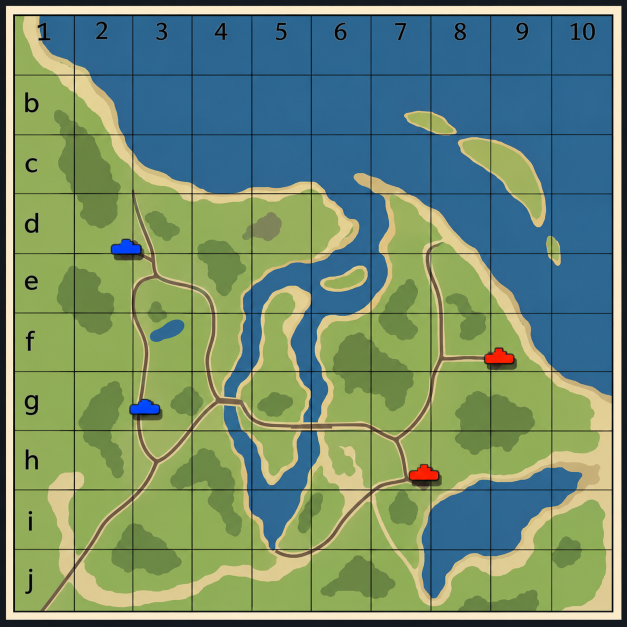
#> input picture data/maps/coast/drawing.png, 1254 x 1254 px (shown at 1/2 size)
$ python map-prep.py ../data/maps/coast/drawing.png out.png
#> lines starting #> are read from the running program, lines starting #| are printed output that depends on the picture; after the words box and inside, x2 and y2 are one past the last pixel; in counts of white or black regions, pixels touching at a corner belong together
#!/usr/bin/env python3
"""Turns a drawn battle map into game map data.

The drawing is a square map with a 10 x 10 grid (row letters down the left, column numbers along
the top), painted in a few flat colours: sea / rivers / lakes (blue), beaches (sand), grass, forest
(dark green), dirt roads (brown) and bare rock (grey-brown). Blue and red tank icons mark where
the two teams start. This tool finds the grid, reads every colour as a ground type, removes the
grid lines, the labels and the icons, and writes:

  classes  1024 x 1024 ground types (0 water, 1 sand, 2 grass, 3 forest, 4 road, 5 rock)
  heights  512 x 512 terrain heights in centimetres: the sea bed and river beds below the water
           level (0 m), beaches rising from it, gentle hills inland, forests on low rises, the
           rock as a knoll; roads are smoothed so they run level, and a road drawn across water
           becomes a causeway (the drawn bridges)
  spawns   the team start points (centre of each tank icon), each facing the other team
  points   optional authored capture points from points.json beside the output map

Usage: python3 tools/map-prep.py drawing.png data/maps/<id>/map.json [--name 海岸河口] [--size 2000]
Needs numpy, pillow and scipy.
"""
import argparse
import base64
import json
import math
import os
import zlib

import numpy as np
from PIL import Image
from scipy import ndimage as ndi

CLASSES = ["water", "sand", "grass", "forest", "road", "rock"]
PALETTE = np.array([
    (43, 103, 144),   # water
    (216, 198, 140),  # sand
    (150, 172, 88),   # grass
    (100, 130, 62),   # forest
    (108, 84, 60),    # road
    (126, 128, 90),   # rock
], dtype=float)
WATER, SAND, GRASS, FOREST, ROAD, ROCK = range(6)
RES_C = 1024
RES_H = 512


def grid_lines(dark, axis, n=11):
    """Positions (px) of the n grid lines along one axis: runs of mostly-dark columns or rows,
    leaving out the thick border bands at the image edges."""
    frac = dark.mean(axis=axis)
    idx = np.nonzero(frac > 0.5)[0]
    runs = []
    for i in idx:
        if runs and i - runs[-1][-1] <= 1:
            runs[-1].append(i)
        else:
            runs.append([i])
    size = dark.shape[1 - axis] if axis == 0 else dark.shape[0]
    runs = [r for r in runs if r[0] > 2 and r[-1] < size - 3]
    if len(runs) != n:
        raise SystemExit(f"expected {n} grid lines along axis {axis}, found {len(runs)}: {[(r[0], r[-1]) for r in runs]}")
    return np.array([(r[0] + r[-1]) / 2.0 for r in runs])


def classify(rgb):
    """Nearest palette colour per pixel; -1 where the drawing has ink, labels or tank icons."""
    flat = rgb.reshape(-1, 3).astype(float)
    d = ((flat[:, None, :] - PALETTE[None, :, :]) ** 2).sum(axis=2)
    lab = d.argmin(axis=1).reshape(rgb.shape[:2])
    r, g, b = (rgb[..., k].astype(int) for k in range(3))
    ink = (r + g + b) < 200
    blue_icon = (b > 170) & (r < 90) & (g < 150) & (b - g > 70)
    red_icon = (r > 170) & (g < 90) & (b < 90)
    # the anti-aliased edges of lines and letters, and the icons' outlines and drop shadows,
    # are not ground either
    unknown = ndi.binary_dilation(ink, iterations=3) | ndi.binary_dilation(blue_icon | red_icon, iterations=18)
    lab[unknown] = -1
    return lab, blue_icon, red_icon


def fill_unknown(lab):
    """Unknown pixels take the class of the nearest known pixel."""
    unknown = lab < 0
    idx = ndi.distance_transform_edt(unknown, return_distances=False, return_indices=True)
    return lab[idx[0], idx[1]]


def despeckle(lab, size=5):
    """Majority vote in a small window, with roads counted double so the thin lines survive."""
    votes = []
    for c in range(len(CLASSES)):
        v = ndi.uniform_filter((lab == c).astype(np.float32), size=size)
        votes.append(v * (2.0 if c == ROAD else 1.0))
    return np.argmax(np.stack(votes), axis=0)


def to_world(lab, xs, ys, res):
    """Resamples the drawing onto a res x res world grid. Row 0 is the south edge (bottom of the
    drawing), column 0 the west edge; the grid squares of the drawing map onto equal squares."""
    n = len(xs) - 1
    u = (np.arange(res) + 0.5) / res * n          # grid units from the west / south edge
    col = np.minimum(u.astype(int), n - 1)
    px = xs[col] + (u - col) * (xs[col + 1] - xs[col])
    v = n - u                                     # drawing rows run north to south
    row = np.minimum(v.astype(int), n - 1)
    py = ys[row] + (v - row) * (ys[row + 1] - ys[row])
    pxi = np.clip(np.round(px).astype(int), 0, lab.shape[1] - 1)
    pyi = np.clip(np.round(py).astype(int), 0, lab.shape[0] - 1)
    return lab[pyi[:, None], pxi[None, :]]


def px_to_world(px, py, xs, ys, size):
    n = len(xs) - 1
    def along(p, lines):
        i = int(np.clip(np.searchsorted(lines, p) - 1, 0, n - 1))
        return i + (p - lines[i]) / (lines[i + 1] - lines[i])
    gx = along(px, xs)
    gy = along(py, ys)
    return -size / 2 + gx * size / n, size / 2 - gy * size / n


def smooth_noise(shape, sigma_px, seed):
    rng = np.random.default_rng(seed)
    f = ndi.gaussian_filter(rng.standard_normal(shape), sigma_px, mode="wrap")
    return f / (np.abs(f).max() + 1e-9)


def heights(cls, size):
    """Terrain heights (m) on the class grid, from a signed distance to the shore."""
    texel = size / cls.shape[0]
    water = cls == WATER
    d_land = ndi.distance_transform_edt(~water) * texel   # on land: metres to the nearest water
    d_water = ndi.distance_transform_edt(water) * texel   # in water: metres to the nearest land
    # inland water (lakes, ponds) is a component that does not reach the map edge
    comp, n = ndi.label(water)
    edge = set(np.unique(np.concatenate([comp[0], comp[-1], comp[:, 0], comp[:, -1]]))) - {0}
    inland = water & ~np.isin(comp, list(edge))

    h = np.zeros(cls.shape, dtype=np.float64)
    # beaches rise from the waterline; inland the ground climbs gently, with rolling hills
    s = d_land
    hills = (0.6 * smooth_noise(cls.shape, 60 / texel, 7) + 0.4 * smooth_noise(cls.shape, 22 / texel, 11))
    inland_w = np.clip((s - 30) / 130, 0, 1) ** 1.5
    land = 2.4 * (1 - np.exp(-s / 28)) + np.minimum(0.022 * np.maximum(s - 30, 0), 9.0) + 4.5 * hills * inland_w
    land += 1.2 * ndi.gaussian_filter((cls == FOREST).astype(float), 10 / texel)
    land += 5.0 * ndi.gaussian_filter((cls == ROCK).astype(float), 18 / texel) ** 0.8
    land = np.maximum(land, 0.25 * (1 - np.exp(-s / 6)))
    # sea and river beds: shelving away from the shore; lakes and ponds shallower
    depth = np.minimum(0.35 + 0.065 * d_water, 9.0)
    depth = np.where(inland, np.minimum(0.3 + 0.05 * d_water, 3.5), depth)
    h = np.where(water, -depth, land)
    # roads run level: the ground under them is smoothed, and blended into the sides
    road = ndi.binary_dilation(cls == ROAD, iterations=1)
    even = ndi.gaussian_filter(np.where(water, 0.6, h), 12 / texel)
    even = np.maximum(even, 0.6)   # a road drawn across water is a causeway above it
    blend = np.clip(ndi.gaussian_filter(road.astype(float), 4 / texel) * 2.2, 0, 1)
    h = h * (1 - blend) + even * blend
    h = np.where(road, even, h)
    # a light final smoothing so no texel step shows, keeping the shoreline where it is
    sm = ndi.gaussian_filter(h, 1.2)
    h = np.where(water & ~road, np.minimum(sm, -0.2), np.where(road, h, np.maximum(sm, 0.05)))
    return h


def pack(arr, dtype):
    raw = np.ascontiguousarray(arr.astype(dtype)).tobytes()
    return base64.b64encode(zlib.compress(raw, 9)).decode("ascii")


def main():
    ap = argparse.ArgumentParser()
    ap.add_argument("drawing")
    ap.add_argument("out")
    ap.add_argument("--id", default="coast")
    ap.add_argument("--name", default="海岸河口")
    ap.add_argument("--size", type=float, default=2000.0)
    a = ap.parse_args()

    rgb = np.asarray(Image.open(a.drawing).convert("RGB"))
#> rgb is the input picture: shape (1254, 1254, 3); mean R, G, B 112.1, 139.8, 110.8
    dark = rgb.sum(axis=2) < 150
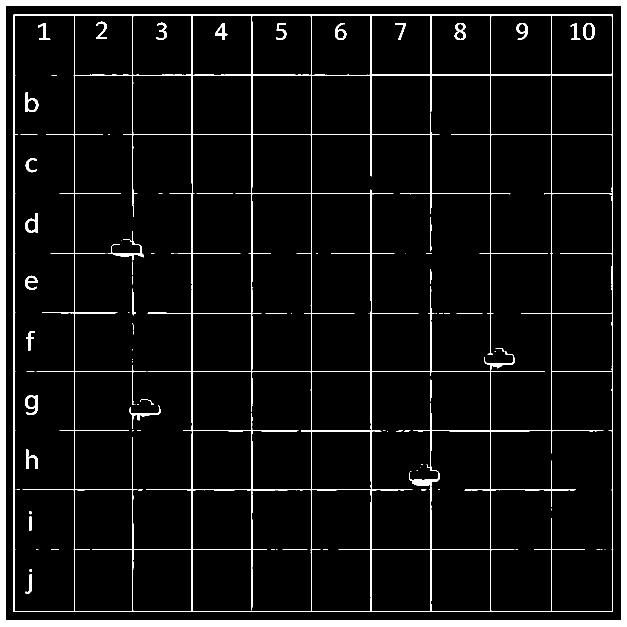
#> dark: shape (1254, 1254) bool (shown at 1/2 size); 6.8% white; 94 white regions (53 under 20 px), largest, box (x1, y1, x2, y2) and area: (0, 0, 1254, 1254) 59616, (27, 29, 1226, 1224) 40061, (215, 462, 287, 521) 504
    xs = grid_lines(dark, 0)
#> in grid_lines, `frac = dark.mean(axis=axis)`: frac = 1254 values, max 1 at index 0, min 0.0199 at index 12, mean 0.0685
#> in grid_lines, `idx = np.nonzero(frac > 0.5)[0]`: idx = 42 values from 0 to 1253
#> the loop in grid_lines, `for i in idx:` made 42 passes
#> i on passes 13 to 24: 27, 28, 29, 148, 149, 265, 383, 384, 503, 504, 622, 741
#> after the loop in grid_lines, `for i in idx:`: runs = [[0, 1, 2, 3, 4, 5, 6, 7, 8, 9, 10, 11], [27, 28, 29], [148, 149], [265], [383, 384], [503, 504], [622], [741, 742], [861, 862], [981], [1103], [1224, 1225], [1243, 1244, 1245, 1246, 1247, 1248, 1249, 1250, 1251, 1252, 1253]]
#> in grid_lines, `runs = [r for r in runs if r[0] > 2 and r[-1] < size - 3]`: runs = [[27, 28, 29], [148, 149], [265], [383, 384], [503, 504], [622], [741, 742], [861, 862], [981], [1103], [1224, 1225]]
#> xs = [28, 148.5, 265, 383.5, 503.5, 622, 741.5, 861.5, 981, 1103, 1224.5]
    ys = grid_lines(dark, 1)
#> the loop in grid_lines (call 2), `for i in idx:` made 40 passes
#> i on passes 12 to 23: 29, 30, 31, 149, 150, 269, 387, 507, 626, 743, 861, 979
#> ys = [30, 149.5, 269, 387, 507, 626, 743, 861, 979, 1099, 1222.5]
    lab, blue, red = classify(rgb)
#> in classify, `lab = d.argmin(axis=1).reshape(rgb.shape[:2])`: lab: shape (1254, 1254) int64; 6 distinct labels, from 0 to 5
#> in classify, `ink = (r + g + b) < 200`: ink: shape (1254, 1254) bool; 7.7% white; 35 white regions (8 under 20 px), largest, box (x1, y1, x2, y2) and area: (0, 0, 1254, 1254) 59666, (27, 29, 1227, 1224) 54989, (50, 790, 76, 830) 507
#> in classify, `blue_icon = (b > 170) & (r < 90) & (g < 150) & (b - g > 70)`: blue_icon: shape (1254, 1254) bool; 0.14% white; 2 white regions, box (x1, y1, x2, y2) and area: (261, 800, 318, 827) 1122, (224, 480, 281, 507) 1120
#> in classify, `red_icon = (r > 170) & (g < 90) & (b < 90)`: red_icon: shape (1254, 1254) bool; 0.14% white; 2 white regions, box (x1, y1, x2, y2) and area: (820, 930, 876, 959) 1124, (971, 697, 1026, 726) 1106
#> in classify, `unknown = ndi.binary_dilation(ink, iterations=3) | ndi.binary_dilation..`: unknown: shape (1254, 1254) bool; 19.5% white; 22 white regions, largest, box (x1, y1, x2, y2) and area: (24, 26, 1230, 1227) 217524, (0, 0, 1254, 1254) 74388, (47, 787, 79, 833) 1086
#> in classify, `lab[unknown] = -1`:
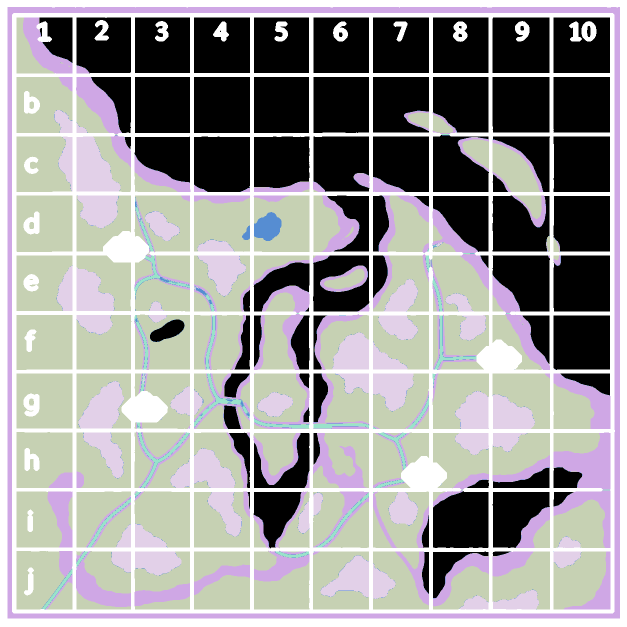
#> lab: shape (1254, 1254) int64 (shown at 1/2 size); 7 distinct labels, from -1 to 5; one colour per label, 0 black, -1 white
    # grid lines, even where they are faint (a road drawn along a line keeps its pixels)
    band = np.zeros(lab.shape, bool)
    for x in xs:
        band[:, max(0, int(x) - 3):int(x) + 4] = True
#> this loop made 11 passes
#> x on passes 1 to 11: 28, 148.5, 265, 383.5, 503.5, 622, 741.5, 861.5, 981, 1103, 1224.5
#> band: shape (1254, 1254) bool; 6.1% white; 11 white regions, largest, box (x1, y1, x2, y2) and area: (25, 0, 32, 1254) 8778, (145, 0, 152, 1254) 8778, (262, 0, 269, 1254) 8778
    for y in ys:
        band[max(0, int(y) - 3):int(y) + 4, :] = True
#> this loop made 11 passes
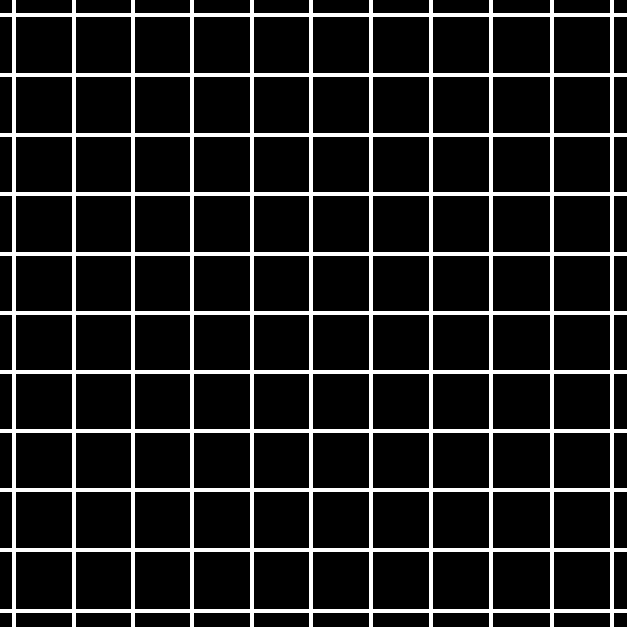
#> band: shape (1254, 1254) bool (shown at 1/2 size); 11.9% white; 1 white region, box (x1, y1, x2, y2) and area: (0, 0, 1254, 1254) 187187
    lab[band & (lab != ROAD)] = -1
#> lab: shape (1254, 1254) int64; 7 distinct labels, from -1 to 5
    # the row / column labels sit in the first row and column: their ink is filled like any other
    lab = despeckle(fill_unknown(lab))
#> in fill_unknown, `unknown = lab < 0`: unknown: shape (1254, 1254) bool; 19.8% white; 21 white regions, largest, box (x1, y1, x2, y2) and area: (0, 0, 1254, 1254) 296118, (47, 787, 79, 833) 1086, (47, 423, 79, 469) 952
#> in fill_unknown, `return lab[idx[0], idx[1]]`:
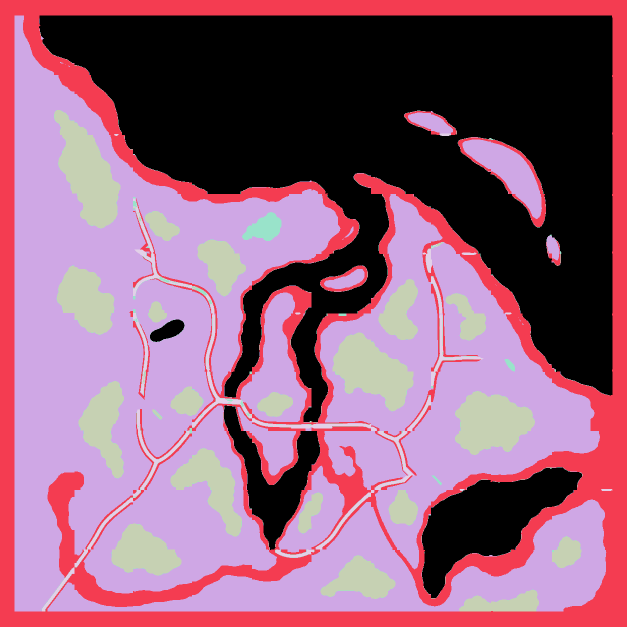
#> returned value: shape (1254, 1254) int64 (shown at 1/2 size); 6 distinct labels, from 0 to 5; one colour per label, 0 black
#> in despeckle, `votes = []`: votes = []
#> after the loop in despeckle, `for c in range(len(CLASSES)):`: votes = 6 items
#> in despeckle, `return np.argmax(np.stack(votes), axis=0)`: returned value: shape (1254, 1254) int64; 6 distinct labels, from 0 to 5
    cls = to_world(lab, xs, ys, RES_C).astype(np.int16)
#> in to_world, `n = len(xs) - 1`: n = 10
#> in to_world, `u = (np.arange(res) + 0.5) / res * n`: u = 1024 values from 0.00488 to 10
#> in to_world, `col = np.minimum(u.astype(int), n - 1)`: col = 1024 values from 0 to 9
#> in to_world, `px = xs[col] + (u - col) * (xs[col + 1] - xs[col])`: px = 1024 values from 28.59 to 1223.9
#> in to_world, `v = n - u`: v = 1024 values, max 10 at index 0, min 0.00488 at index 1023, mean 5
#> in to_world, `row = np.minimum(v.astype(int), n - 1)`: row = 1024 values, max 9 at index 0, min 0 at index 922, mean 4.5
#> in to_world, `py = ys[row] + (v - row) * (ys[row + 1] - ys[row])`: py = 1024 values, max 1221.9 at index 0, min 30.58 at index 1023, mean 624.7
#> in to_world, `pxi = np.clip(np.round(px).astype(int), 0, lab.shape[1] - 1)`: pxi = 1024 values from 29 to 1224
#> in to_world, `pyi = np.clip(np.round(py).astype(int), 0, lab.shape[0] - 1)`: pyi = 1024 values, max 1222 at index 0, min 31 at index 1023, mean 624.7
#> in to_world, `return lab[pyi[:, None], pxi[None, :]]`: returned value: shape (1024, 1024) int64; 6 distinct labels, from 0 to 5
    # stray bits of road (a faint grid line read as a dirt track) are not part of the network
    comp, n = ndi.label(cls == ROAD)
#> comp: shape (1024, 1024) int32; 26 distinct labels, from 0 to 25
#> n = 25
    sizes = ndi.sum(np.ones_like(comp), comp, index=np.arange(1, n + 1))
#> sizes = 25 values, max 3281 at index 0, min 1 at index 16, mean 621.3
    for i, sz in enumerate(sizes, start=1):
        if sz < 150:
            cls[comp == i] = -1
#> this loop made 25 passes
#> sz on passes 1 to 12: 3281, 462, 915, 30, 84, 1834, 1615, 1916, 101, 799, 1727, 95
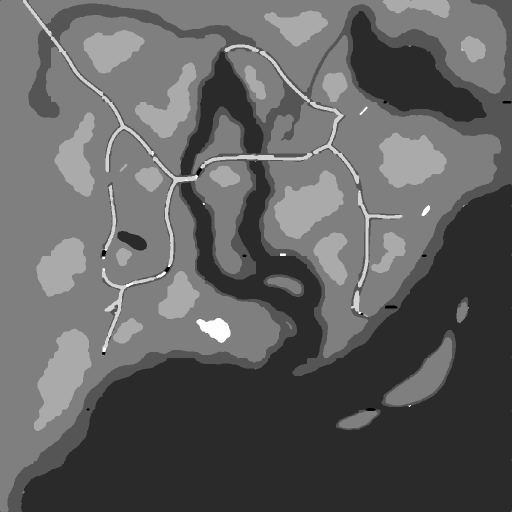
#> cls: shape (1024, 1024) int16 (shown at 1/2 size); min -1, max 5, mean 1.28; drawn with min black and max white
    cls = fill_unknown(cls).astype(np.uint8)
#> in fill_unknown (call 2), `unknown = lab < 0`: unknown: shape (1024, 1024) bool; 0.07% white; 14 white regions (3 under 20 px), largest, box (x1, y1, x2, y2) and area: (770, 611, 795, 617) 137, (731, 816, 752, 822) 103, (392, 335, 404, 352) 101
    h = heights(cls, a.size)
#> in heights, `water = cls == WATER`: water: shape (1024, 1024) bool; 36.9% white; 4 white regions, box (x1, y1, x2, y2) and area: (42, 322, 1024, 1024) 345035, (701, 22, 973, 244) 27032, (361, 103, 527, 351) 13907, (235, 462, 294, 501) 1371
#> in heights, `comp, n = ndi.label(water)`:
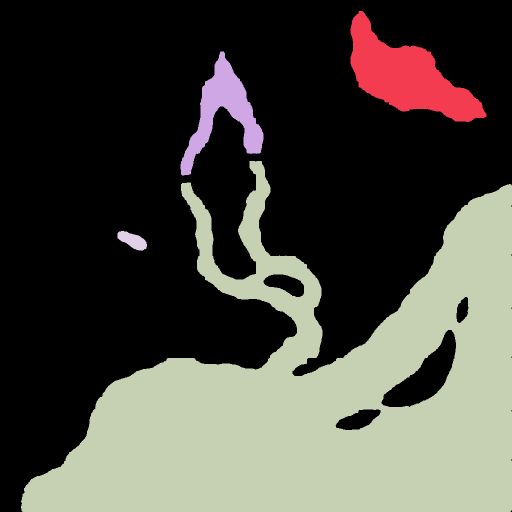
#> comp: shape (1024, 1024) int32 (shown at 1/2 size); 5 distinct labels, from 0 to 4; one colour per label, 0 black
#> in heights, `comp, n = ndi.label(water)`: n = 4
#> in heights, `edge = set(np.unique(np.concatenate([comp[0], comp[-1], comp[:, 0], co..`: edge = 1 item
#> in heights, `land += 5.0 * ndi.gaussian_filter((cls == ROCK).astype(float), 18 / te..`: land: shape (1024, 1024) float64; min 0, max 13.5, mean 3.54
#> in heights, `road = ndi.binary_dilation(cls == ROAD, iterations=1)`: road: shape (1024, 1024) bool; 1.8% white; 10 white regions, largest, box (x1, y1, x2, y2) and area: (45, 0, 305, 346) 4175, (518, 101, 719, 369) 3496, (305, 312, 394, 531) 2454
    hs = h.reshape(RES_H, RES_C // RES_H, RES_H, RES_C // RES_H).mean(axis=(1, 3))
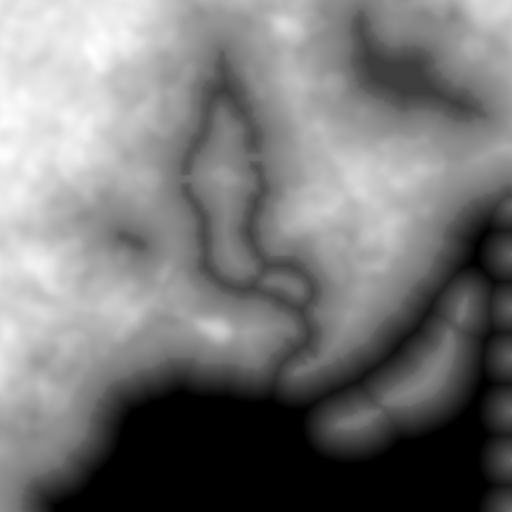
#> hs: shape (512, 512) float64; min -9, max 13.48, mean 1.48; drawn with min black and max white

    def icons(mask):
        comp, n = ndi.label(ndi.binary_closing(mask, iterations=2))
        out = []
        for i in range(1, n + 1):
            yy, xx = np.nonzero(comp == i)
            if len(xx) < 60:
                continue
            out.append(px_to_world(xx.mean(), yy.mean(), xs, ys, a.size))
        return out

    teams = {"blue": icons(blue), "red": icons(red)}
#> in icons, `comp, n = ndi.label(ndi.binary_closing(mask, iterations=2))`: n = 2
#> the loop in icons, `for i in range(1, n + 1):` made 2 passes
#> (n in px_to_world, gx in px_to_world, gy in px_to_world) on passes 1 to 2: (10, 1.89, 3.91), (10, 2.2, 6.62)
#> after the loop in icons, `for i in range(1, n + 1):`: out = [(-622.7, 218.7), (-559.4, -323.2)]
#> the loop in icons (call 2), `for i in range(1, n + 1):` made 2 passes
#> (n in px_to_world, gx in px_to_world, gy in px_to_world) on passes 1 to 2: (10, 8.14, 5.76), (10, 6.88, 7.73)
#> teams = {'blue': [(-622.7, 218.7), (-559.4, -323.2)], 'red': [(627.7, -151.4), (376.9, -546.7)]}
    centre = {k: np.mean(v, axis=0) if v else np.zeros(2) for k, v in teams.items()}
#> centre = {'blue': [-591, -52.26], 'red': [502.3, -349]}
    spawns = {}
    for team, pts in teams.items():
        other = centre["red" if team == "blue" else "blue"]
        spawns[team] = [{"x": round(x, 1), "z": round(z, 1), "heading": round(math.atan2(other[0] - x, other[1] - z), 3)} for x, z in pts]
#> this loop made 2 passes
#> (team, pts, other) on passes 1 to 2: ('blue', [(-622.7, 218.7), (-559.4, -323.2)], [502.3, -349]), ('red', [(627.7, -151.4), (376.9, -546.7)], [-591, -52.26])
#> after the loop, spawns = 2 items

    counts = {c: round(float((cls == i).mean()) * 100, 1) for i, c in enumerate(CLASSES)}
#> counts = {'water': 36.9, 'sand': 10.4, 'grass': 42.1, 'forest': 8.9, 'road': 1.4, 'rock': 0.3}
    out = {
        "id": a.id,
        "name": a.name,
        "size_m": a.size,
        "grid": {"cols": len(xs) - 1, "rows": len(ys) - 1, "col_labels": [str(i + 1) for i in range(len(xs) - 1)], "row_labels": [chr(ord("A") + i) for i in range(len(ys) - 1)]},
        "water_level_m": 0.0,
        "classes": {"res": RES_C, "names": CLASSES, "data": pack(cls, np.uint8)},
        "heights": {"res": RES_H, "scale_m": 0.01, "data": pack(np.round(hs * 100), "<i2")},
        "surfaces": {"water": "mud", "sand": "sand", "grass": "grass", "forest": "grass", "road": "dirt", "rock": "gravel"},
        "spawns": spawns,
        "source": os.path.basename(a.drawing),
        "notes": f"generated by tools/map-prep.py; ground types (% of area): {counts}",
    }
    point_source = os.path.join(os.path.dirname(a.out), "points.json")
    if os.path.exists(point_source):
        with open(point_source, encoding="utf-8") as f:
            out["points"] = json.load(f)
    os.makedirs(os.path.dirname(a.out) or ".", exist_ok=True)
    with open(a.out, "w", encoding="utf-8") as f:
        json.dump(out, f, ensure_ascii=False, indent=1)
        f.write("\n")
    print("grid x", np.round(xs, 1).tolist())
#| grid x [28.0, 148.5, 265.0, 383.5, 503.5, 622.0, 741.5, 861.5, 981.0, 1103.0, 1224.5]
    print("grid y", np.round(ys, 1).tolist())
#| grid y [30.0, 149.5, 269.0, 387.0, 507.0, 626.0, 743.0, 861.0, 979.0, 1099.0, 1222.5]
    print("ground", counts)
#| ground {'water': 36.9, 'sand': 10.4, 'grass': 42.1, 'forest': 8.9, 'road': 1.4, 'rock': 0.3}
    print("heights %.1f .. %.1f m" % (h.min(), h.max()))
#| heights -9.0 .. 13.5 m
    print("spawns", spawns)
#| spawns {'blue': [{'x': -622.7, 'z': 218.7, 'heading': 2.038}, {'x': -559.4, 'z': -323.2, 'heading': 1.595}], 'red': [{'x': 627.7, 'z': -151.4, 'heading': -1.49}, {'x': 376.9, 'z': -546.7, 'heading': -1.099}]}


if __name__ == "__main__":
    main()
